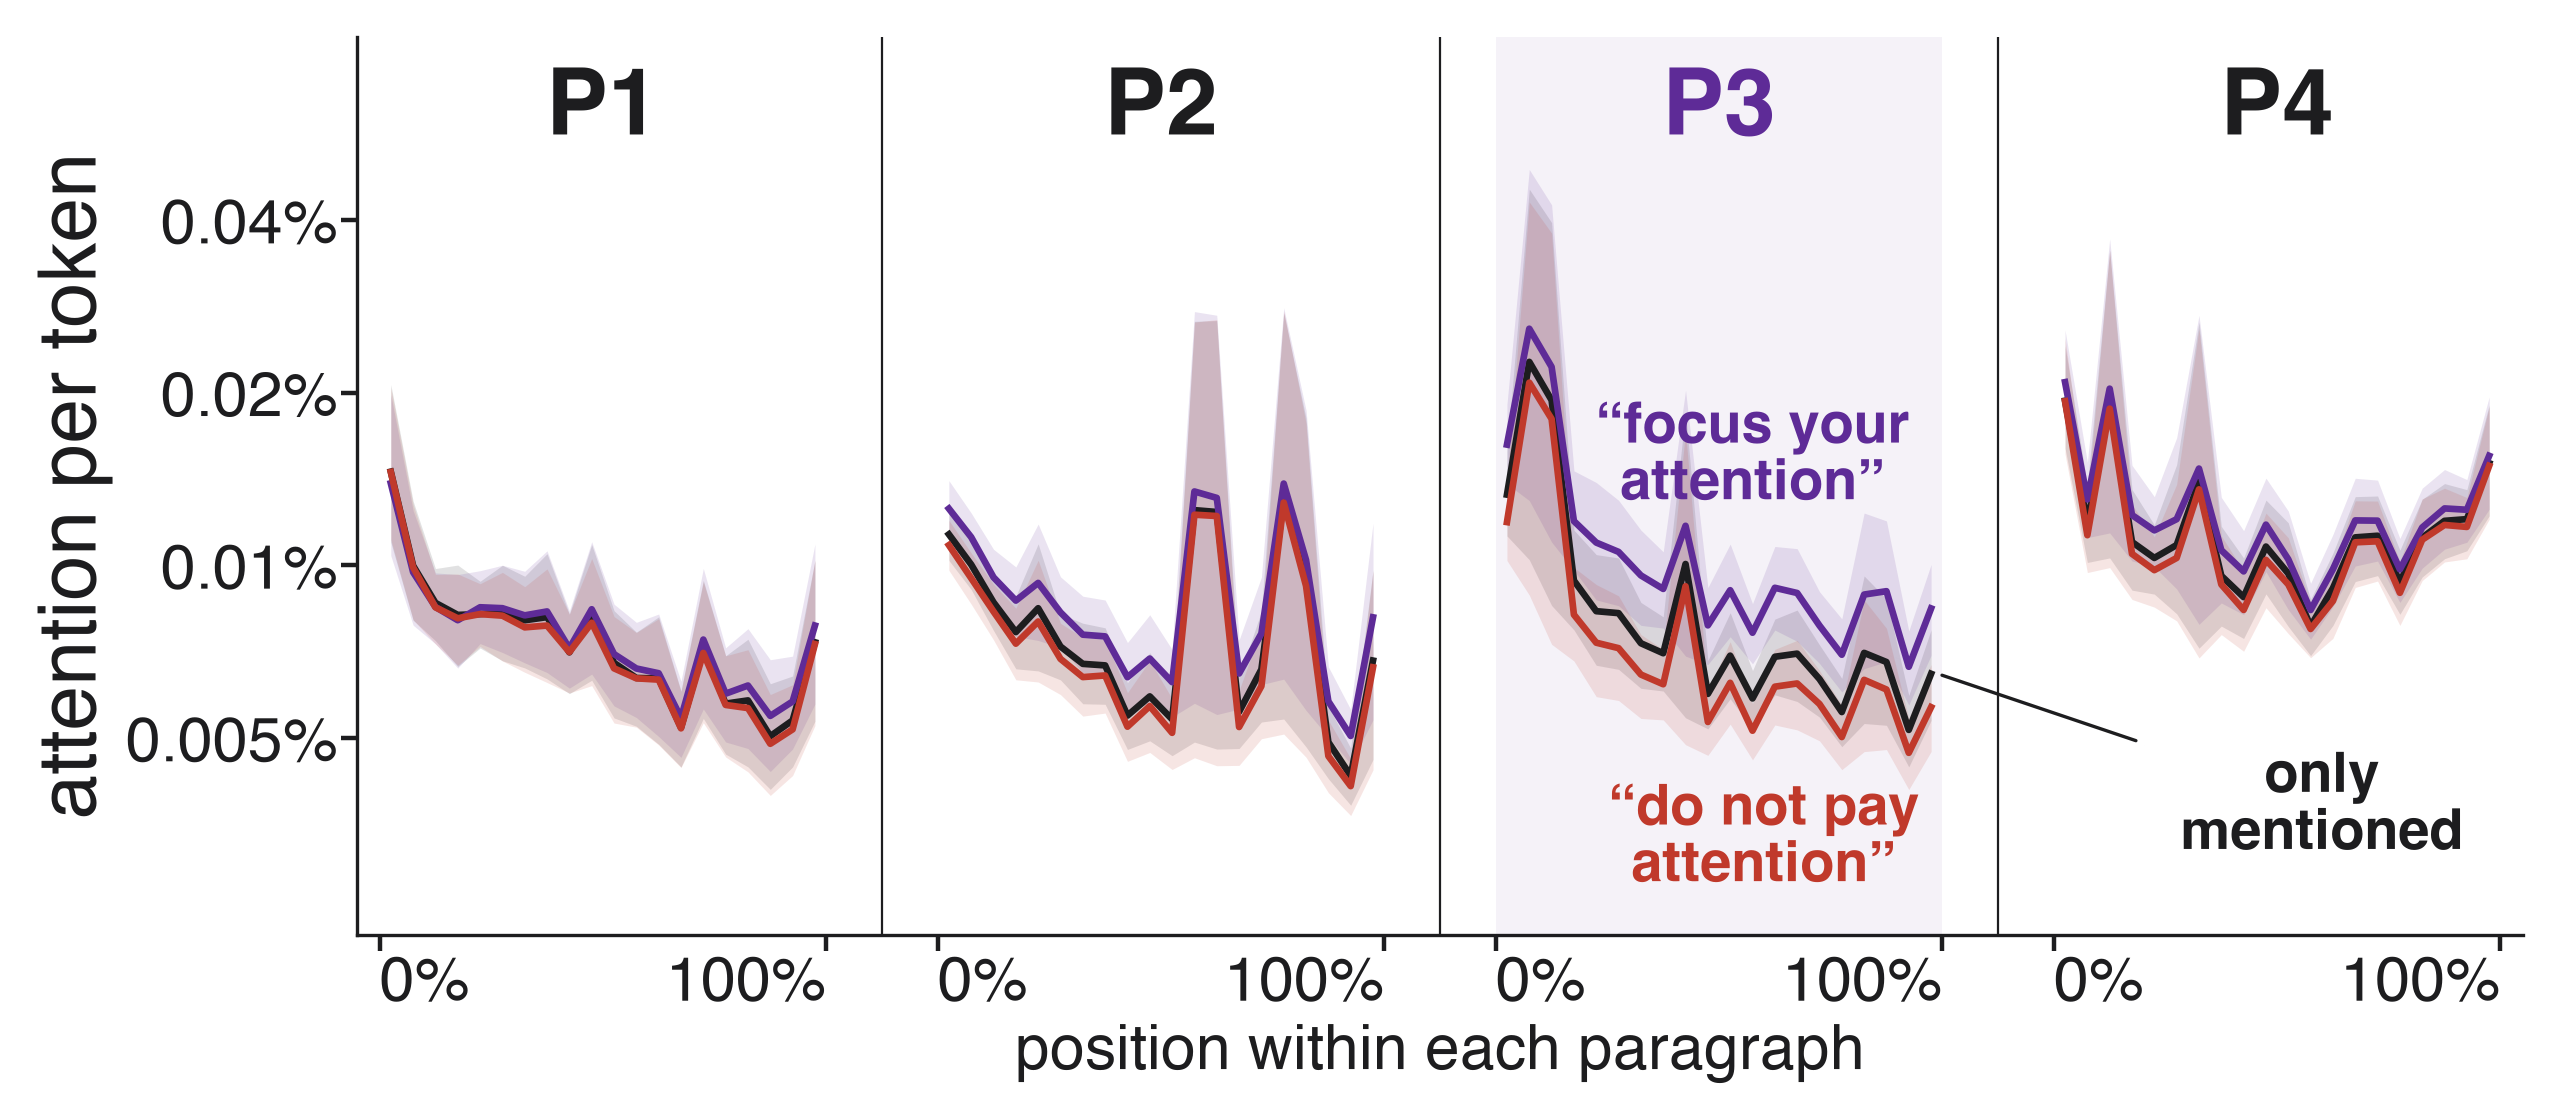

Python code for this plot:
# Attention profile through the four paragraphs, Qwen3-32B, arithmetic contexts whose named paragraph is P3.
# Per-token attention from the answer-token queries (head-mean, answer-token mean, layer band 21-53),
# each paragraph's tokens binned into 20 equal relative-position bins; mean over contexts, 95% bootstrap band.
import json, glob, numpy as np, matplotlib
matplotlib.use("Agg"); import matplotlib.pyplot as plt, matplotlib.ticker
D = "/Users/user/mpd-data/runpod/hypha-prod-attntok2/out/"
OUT = "/Users/user/connectome/islands/agents/resident-a/compute/fig/attn_intro/"
import sys; sys.path.insert(0, OUT)
from pal import PURPLE, RED, INK
BLUE, ORANGE = PURPLE, RED
NB = 20
CONDS = [("mention", "only mentioned", INK), ("focus", "“focus your attention”", BLUE), ("ignore", "“do not pay attention”", ORANGE)]
files = sorted(glob.glob(D + "tokens_ctx*.json"))
prof = {c: [] for c, _, _ in CONDS}
for fn in files:
    T = json.load(open(fn)); assert T["k"] == 2
    for c, _, _ in CONDS:
        row = []
        for p in T["conds"][c]["paras"]:
            a = np.array(p["att"]); n = len(a); b = (np.arange(n) * NB) // n
            row += [a[b == i].mean() for i in range(NB)]
        prof[c].append(row)
prof = {c: np.array(v) for c, v in prof.items()}
n = len(files); print("contexts", n)
rng = np.random.default_rng(0); idx = rng.integers(0, n, (10000, n))
stats = {}
for c in prof:
    m = prof[c].mean(0); bs = prof[c][idx].mean(1); stats[c] = (m, np.percentile(bs, 2.5, 0), np.percentile(bs, 97.5, 0))
G = 5
x = np.array([p * (NB + G) + i + 0.5 for p in range(4) for i in range(NB)])  # 2-bin gap between paragraphs
plt.rcParams.update({"font.family": "Helvetica", "font.size": 56, "text.color": INK, "axes.labelcolor": INK,
                     "xtick.color": INK, "ytick.color": INK, "axes.edgecolor": INK})
fig, a = plt.subplots(figsize=(32, 14))
a.axvspan(2 * (NB + G), 2 * (NB + G) + NB, color=PURPLE, alpha=0.06, lw=0, zorder=0)
for p in range(1, 4): a.axvline(p * (NB + G) - G / 2, color=INK, lw=2, zorder=1)
for c, lab, col in CONDS:
    m, lo, hi = stats[c]
    for p in range(4):
        s = slice(p * NB, (p + 1) * NB)
        a.fill_between(x[s], lo[s] * 1e4, hi[s] * 1e4, color=col, alpha=0.13, lw=0, zorder=2)
        a.plot(x[s], m[s] * 1e4, color=col, lw=6, zorder=3)
ymax = max(stats[c][2].max() for c in prof) * 1e4; ymin = min(stats[c][1].min() for c in prof) * 1e4
a.set_yscale("log")
for p in range(4):
    a.text(p * (NB + G) + NB / 2, ymax * 1.08, f"P{p+1}", ha="center", va="bottom", fontsize=84, fontweight="bold",
           color=PURPLE if p == 2 else INK)
a.set_ylim(ymin * 0.62, ymax * 1.7); a.set_xlim(-1, 4 * (NB + G) - G + 1)
a.set_xticks([p * (NB + G) + t for p in range(4) for t in (0, NB)])
a.set_xlabel("position within each paragraph", fontsize=56, labelpad=10)
a.set_xticklabels(["0%", "100%"] * 4, fontsize=40)
for i, t in enumerate(a.get_xticklabels()): t.set_ha("left" if i % 2 == 0 else "right")
a.set_yticks([0.5, 1, 2, 4]); a.minorticks_off(); a.yaxis.set_major_formatter(matplotlib.ticker.FuncFormatter(lambda v, _: f"{v / 100:g}%"))
a.set_ylabel("attention per token", fontsize=72, labelpad=12)
for s_ in ["top", "right"]: a.spines[s_].set_visible(False)
a.spines["left"].set_linewidth(3); a.spines["bottom"].set_linewidth(3); a.tick_params(width=4, length=14, labelsize=56)
# line labels placed later, after seeing the data
x3 = 2 * (NB + G)
a.text(x3 + 11.5, stats["focus"][0][2 * NB + 13] * 1e4 * 1.75, "“focus your\nattention”", color=BLUE, fontsize=50, fontweight="bold", ha="center", va="center", linespacing=1.0)
a.text(x3 + 12, stats["ignore"][0][2 * NB + 12] * 1e4 * 0.55, "“do not pay\nattention”", color=ORANGE, fontsize=50, fontweight="bold", ha="center", va="center", linespacing=1.0)
a.annotate("only\nmentioned", xy=(x[3 * NB - 1] + 0.3, stats["mention"][0][3 * NB - 1] * 1e4), xytext=(3 * (NB + G) + 12, ymin * 1.05),
           color=INK, fontsize=50, fontweight="bold", ha="center", va="center", linespacing=1.0,
           arrowprops=dict(arrowstyle="-", color=INK, lw=3, shrinkA=40, shrinkB=4))
fig.tight_layout(pad=0.6); fig.savefig(OUT + "profile.png", dpi=80, facecolor="white"); fig.savefig(OUT + "profile.jpg", dpi=80, facecolor="white")
json.dump({c: dict(mean=stats[c][0].tolist(), lo=stats[c][1].tolist(), hi=stats[c][2].tolist()) for c in stats} | {"n": n, "files": [f.split("/")[-1] for f in files]},
          open(OUT + "profile_data.json", "w"))
for c in stats: print(c, "P3 mean %.3e" % stats[c][0][2 * NB:3 * NB].mean(), "first-bin per para", np.round(stats[c][0][::NB] * 1e4, 2))
